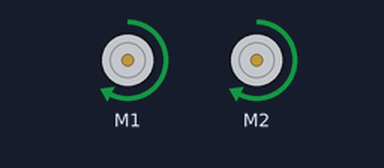
Bench run of a program on a simulated Raspberry Pi (BCM pin numbers). Parts: 2 × DC motor (green arrow = forward, orange = backward, longer = faster). Motors are numbered in the order the program creates them (left before right in a Robot). At 60.0 s the program stops and its outputs stay as they are.

Above: at 0.1 s.
At 60.1 s:
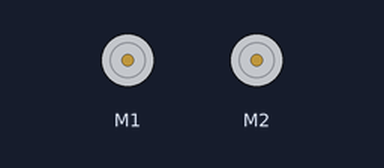
Timing chart, 0 to 61.5 s (numbered marks = the images above):
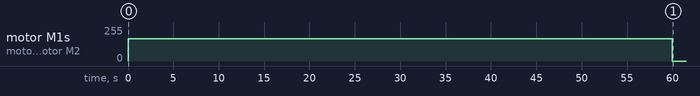

Measured:
- by itself, motor M1, motor M2: stopped → forward 166/255 at 0.04 s, → stopped 60.0 s later

The program:

line_follow.py
```python
from gpiozero import Robot, LineSensor
from time import sleep

robot = Robot(left=(7, 8), right=(9, 10))
left_sensor = LineSensor(17)
right_sensor= LineSensor(27)

speed = 0.65

def motor_speed():
    while True:
        left_detect  = int(left_sensor.value)
        right_detect = int(right_sensor.value)
        ## Φάση 1
        if left_detect == 0 and right_detect == 0:
            left_mot = 1
            right_mot = 1
        ## Φάση 2
        if left_detect == 0 and right_detect == 1:
            left_mot = -1
        if left_detect == 1 and right_detect == 0:
            right_mot = -1
        #print(r, l)
        yield (right_mot * speed, left_mot * speed)

robot.source = motor_speed()

sleep(60)
robot.stop()
robot.source = None
robot.close()
left_sensor.close()
right_sensor.close()
```
